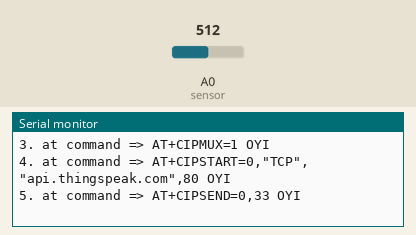
Simulated run of this sketch. Board: Arduino Uno, built with avr-gcc and run on an emulated ATmega328P. Parts: the last lines printed to the serial monitor. Inputs (shaded band) come from the test bench; at power-on: A0 (sensor) = 512. The modem accepts every AT command (registered, SIM ready, sends succeed) and sends nothing else.

Above: at 1.2 s.
1.3 s: A0 (sensor) set to 716
At 2.4 s:
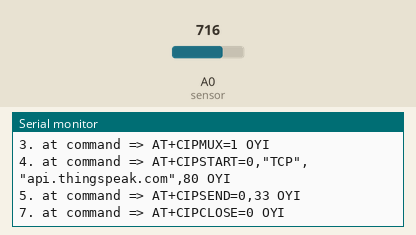
4.3 s: A0 (sensor) set to 900
At 5.9 s:
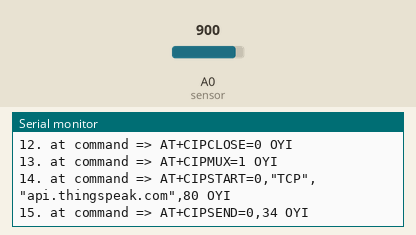
Timing chart, 0 to 7.4 s (numbered marks = the images above; inputs shaded):
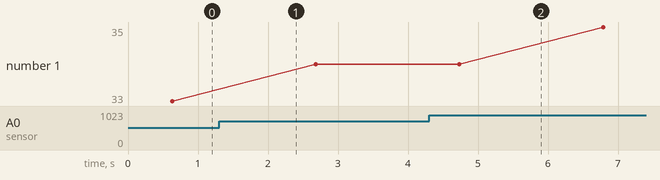

The sketch:

source_code.ino
```cpp
#include <SoftwareSerial.h>
#define RX 2
#define TX 3
String AP = "Smart EnergyMeter";       // AP NAME
String PASS = "12345678"; // AP PASSWORD
String API = "";   // Write API KEY
String HOST = "api.thingspeak.com";
String PORT = "80";
String field1 = "field1";
int countTrueCommand;
int countTimeCommand;
boolean found = false;
int valSensor = 1;
SoftwareSerial esp8266(RX,TX);


void setup() {
  Serial.begin(9600);
  esp8266.begin(115200);
  sendCommand("AT",5,"OK");
  sendCommand("AT+CWMODE=1",5,"OK");
  sendCommand("AT+CWJAP=\""+ AP +"\",\""+ PASS +"\"",20,"OK");
}

void loop() {
 valSensor = getSensorData();
 String getData = "GET /update?api_key="+ API +"&"+ field1 +"="+String(valSensor);
sendCommand("AT+CIPMUX=1",5,"OK");
 sendCommand("AT+CIPSTART=0,\"TCP\",\""+ HOST +"\","+ PORT,15,"OK");
 sendCommand("AT+CIPSEND=0," +String(getData.length()+4),4,">");
 esp8266.println(getData);delay(1500);countTrueCommand++;
 sendCommand("AT+CIPCLOSE=0",5,"OK");
}

int getSensorData(){
unsigned int x=0;
float AcsValue=0.0,Samples=0.0,AvgAcs=0.0,AcsValueF=0.0;

  for (int x = 0; x < 150; x++){ //Get 150 samples
  AcsValue = analogRead(A0);     //Read current sensor values
  Samples = Samples + AcsValue;  //Add samples together
  delay (3); // let ADC settle before next sample 3ms
}
AvgAcs=Samples/150.0;//Taking Average of Samples

AcsValueF = (2.5 - (AvgAcs * (5.0 / 1024.0)) )/0.185;

return (AcsValueF);//Print the read current on Serial monitor
}

void sendCommand(String command, int maxTime, char readReplay[]) {
  Serial.print(countTrueCommand);
  Serial.print(". at command => ");
  Serial.print(command);
  Serial.print(" ");
  while(countTimeCommand < (maxTime*1))
  {
    esp8266.println(command);//at+cipsend
    if(esp8266.find(readReplay))//ok
    {
      found = true;
      break;
    }

    countTimeCommand++;
  }

  if(found == true)
  {
    Serial.println("OYI");
    countTrueCommand++;
    countTimeCommand = 0;
  }

  if(found == false)
  {
    Serial.println("Fail");
    countTrueCommand = 0;
    countTimeCommand = 0;
  }

  found = false;
 }
```

Measured:
- plotted number 1: 33 → 34 after the input at 1.3 s
